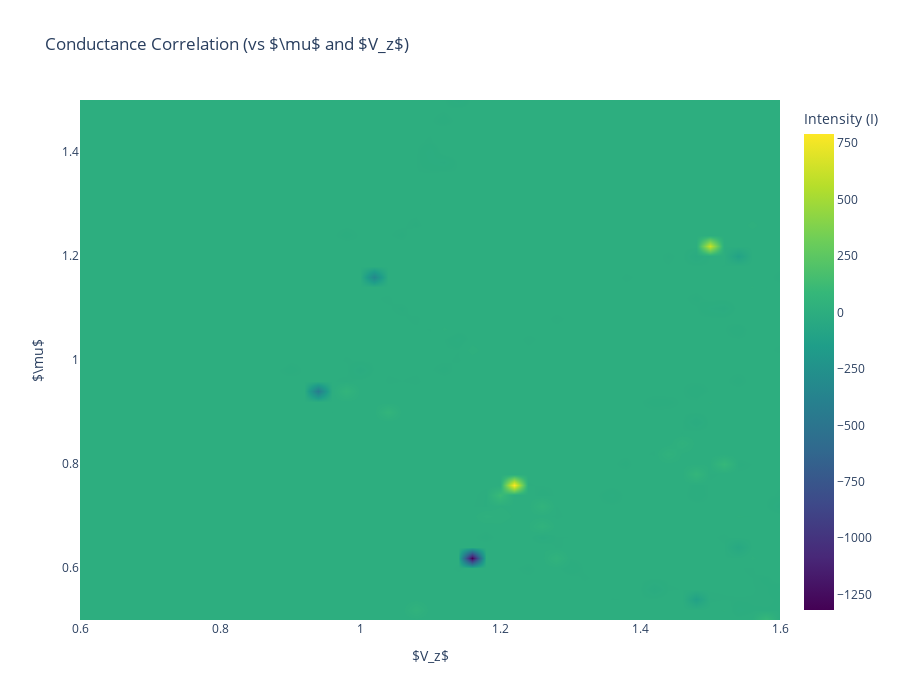

Here is the notebook cell this chart was saved with:
### Code cell
mu = params_list[:, 1]   # y-axis in the plot
V_z = params_list[:, 2]  # x-axis in the plot
zplot = corrs            # z-axis (color)

# Create the interactive Plotly heatmap/contour
fig = go.Figure(data=go.Contour(
    x=V_z,
    y=mu,
    z=zplot,
    colorscale='Viridis',    # Matches Matplotlib's 'magma'
    ncontours=100,         # Smooth continuous gradient
    line_width=0,          # Removes contour lines
    contours=dict(
        coloring='heatmap',
        showlines=False
    ),
    colorbar=dict(
        title='Intensity (I)'
    )
))

# Label axes and title
fig.update_layout(
    title='Conductance Correlation (vs $\\mu$ and $V_z$)',
    xaxis_title='$V_z$',
    yaxis_title='$\\mu$',
    width=900,
    height=700
)

fig.show()

### Figure 1 — Plotly figure (JSON) as saved in the notebook; plotly's stock layout.template omitted (floating-point values rounded to 4 significant figures; data arrays with more than 128 entries replaced by an {"elided": "..."} marker saying what was removed)
{"data": [{"colorbar": {"title": {"text": "Intensity (I)"}}, "colorscale": [[0, "#440154"], [0.1111, "#482878"], [0.2222, "#3e4989"], [0.3333, "#31688e"], [0.4444, "#26828e"], [0.5556, "#1f9e89"], [0.6667, "#35b779"], [0.7778, "#6ece58"], [0.8889, "#b5de2b"], [1, "#fde725"]], "contours": {"coloring": "heatmap", "showlines": false}, "line": {"width": 0}, "ncontours": 100, "type": "contour", "x": {"elided": "2601 float values"}, "y": {"elided": "2601 float values"}, "z": {"elided": "2601 float values"}}], "layout": {"height": 700, "title": {"text": "Conductance Correlation (vs $\\mu$ and $V_z$)"}, "width": 900, "xaxis": {"title": {"text": "$V_z$"}}, "yaxis": {"title": {"text": "$\\mu$"}}}}
